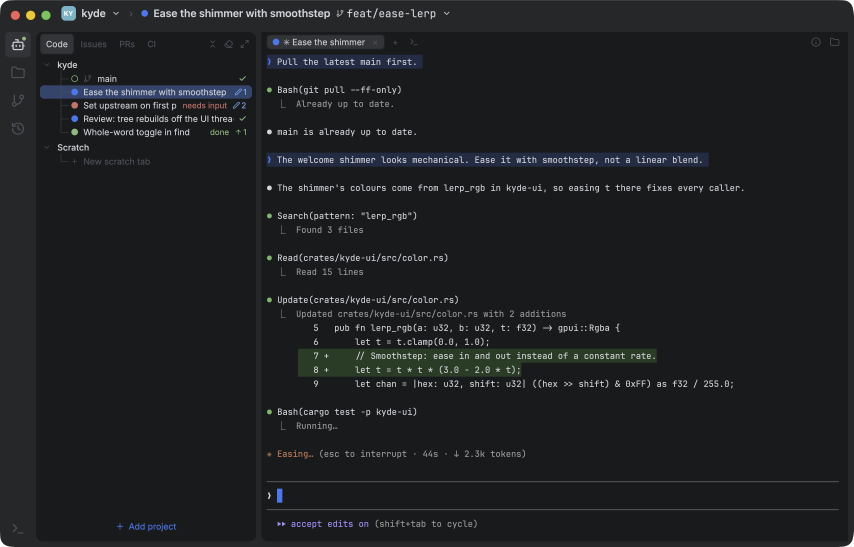
#> input picture assets/screenshots/agents.png, 2560 x 1640 px (shown at 1/3 size); its folder holds 5 pictures in this run
$ python hero.py
#> lines starting #> are read from the running program, lines starting #| are printed output that depends on the picture; after the words box and inside, x2 and y2 are one past the last pixel; in counts of white or black regions, pixels touching at a corner belong together
"""Build the README / site hero collage from three screenshots.

    python3 scripts/hero.py

Fans out the Agents view (front and centre) over the commit view's side-by-side diff (left)
and the 3-way merge (right), with soft shadows on a transparent background, into
assets/screenshots/hero.png. Run it after scripts/screenshots.sh retakes any of agents.png,
git-diff.png or merge.png. Needs Pillow (`pip3 install pillow`).
"""

import os

from PIL import Image, ImageFilter, ImageOps

SHOTS = os.path.join(os.path.dirname(os.path.abspath(__file__)), "..", "assets", "screenshots")
OUT_WIDTH = 2400  # README / site show it ~900-1000 CSS px wide: sharp on 2x screens.


def load(name):
#> called with name = 'agents'
    return Image.open(os.path.join(SHOTS, f"{name}.png")).convert("RGBA")
#> returned value is the input picture: PIL image 2560x1640 RGBA; mean R, G, B, A 31.2, 32.6, 34.9, 254.9
#> call 3 of load, with name = 'merge'
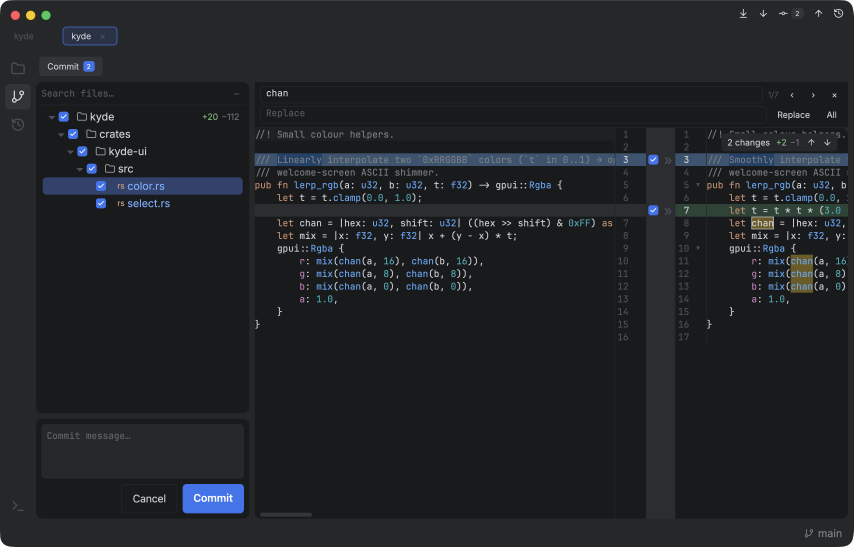
#> input picture assets/screenshots/find-diff.png, 2560 x 1640 px, given in place of merge.png, which was not available (shown at 1/3 size)
#> in load, returned value is the input picture: PIL image 2560x1640 RGBA; mean R, G, B, A 32.9, 34.9, 38.4, 254.9


def round_corners_like(im, ref, k=64):
    """Give `im` the rounded-corner alpha of window capture `ref`: merge.png is a region grab,
    so its corners hold desktop wallpaper."""
#> called with k = 64
    corner = ref.getchannel("A").crop((0, 0, k, k))
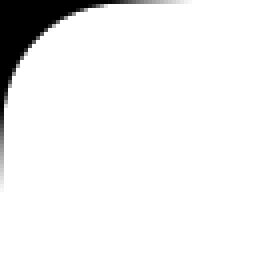
#> corner: PIL image 64x64 L (shown 4 times larger); min 0, max 255, mean 239.3
    alpha = Image.new("L", im.size, 255)
#> alpha: PIL image 2560x1640 L; every value is 255
    w, h = im.size
#> w = 2560; h = 1640
    alpha.paste(corner, (0, 0))
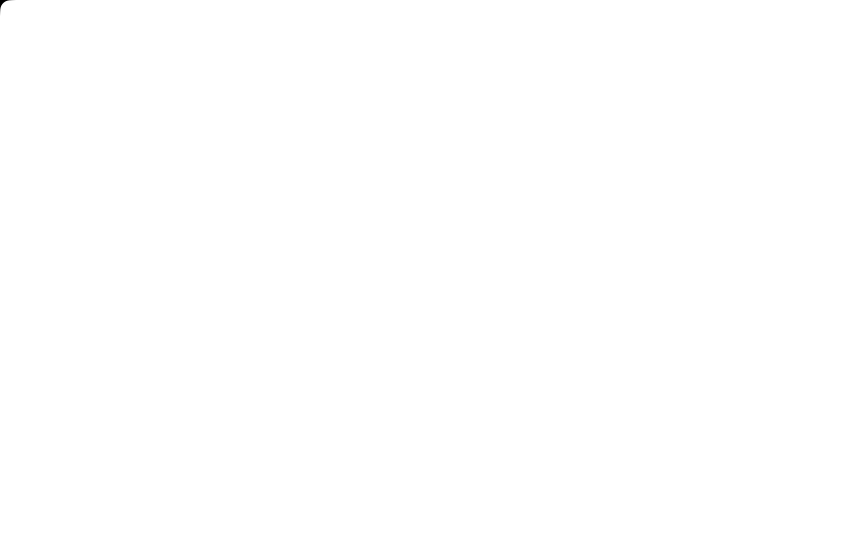
#> alpha: PIL image 2560x1640 L (shown at 1/3 size); min 0, max 255, mean 255
    alpha.paste(ImageOps.mirror(corner), (w - k, 0))
    alpha.paste(ImageOps.flip(corner), (0, h - k))
    alpha.paste(ImageOps.flip(ImageOps.mirror(corner)), (w - k, h - k))
#> in main, `canvas = Image.new("RGBA", (4200, 2000), (0, 0, 0, 0))`: canvas: PIL image 4200x2000 RGBA; every value is 0
    im.putalpha(alpha)
    return im


def scaled(im, width):
#> called with width = 1700
    return im.resize((width, round(im.height * width / im.width)), Image.LANCZOS)
#> returned value: PIL image 1700x1089 RGBA


def place(canvas, im, x, y, blur=40, drop=24, opacity=150):
    """Composite `im` at (x, y) over a soft drop shadow."""
#> called with x = 100, y = 300, blur = 40, drop = 24, opacity = 150
    pad = blur * 3
#> pad = 120
    mask = Image.new("L", (im.width + pad * 2, im.height + pad * 2), 0)
#> mask: PIL image 1940x1329 L; every value is 0
    mask.paste(im.getchannel("A").point(lambda v: opacity if v > 0 else 0), (pad, pad))
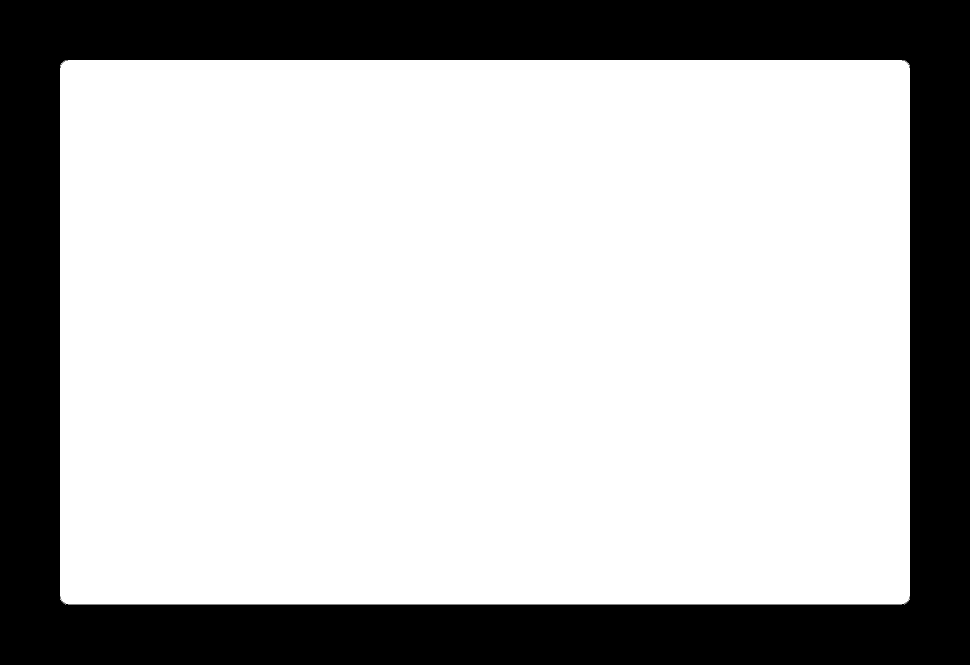
#> mask: PIL image 1940x1329 L (shown at 1/2 size); values 0 (black) and 150 (white), 71.8% white; 1 black region, box (x1, y1, x2, y2) and area: (0, 0, 1940, 1329) 727232
    shadow = Image.new("RGBA", mask.size, (0, 0, 0, 0))
#> shadow: PIL image 1940x1329 RGBA; every value is 0
    shadow.putalpha(mask.filter(ImageFilter.GaussianBlur(blur)))
    canvas.alpha_composite(shadow, (x - pad, y - pad + drop))
    canvas.alpha_composite(im, (x, y))


def main():
    agents = load("agents")
    diff = load("git-diff")
    merge = round_corners_like(load("merge"), agents)

    canvas = Image.new("RGBA", (4200, 2000), (0, 0, 0, 0))
    place(canvas, scaled(diff, 1700), 100, 300)
    place(canvas, scaled(merge, 1700), 2400, 300)
    place(canvas, scaled(agents, 2000), 1100, 150)
#> call 3 of place, with x = 1100, y = 150, blur = 40, drop = 24, opacity = 150
#> in place (call 3), `mask = Image.new("L", (im.width + pad * 2, im.height + pad * 2), 0)`: mask: PIL image 2240x1521 L; every value is 0
#> in place (call 3), `mask.paste(im.getchannel("A").point(lambda v: opacity if v > 0 else 0)..`: mask: PIL image 2240x1521 L; values 0 (black) and 150 (white), 75.2% white; 9 black regions (8 under 20 px), largest, box (x1, y1, x2, y2) and area: (0, 0, 2240, 1521) 845416
#> in place (call 3), `shadow = Image.new("RGBA", mask.size, (0, 0, 0, 0))`: shadow: PIL image 2240x1521 RGBA; every value is 0
#> in place (call 3), `shadow.putalpha(mask.filter(ImageFilter.GaussianBlur(blur)))`:
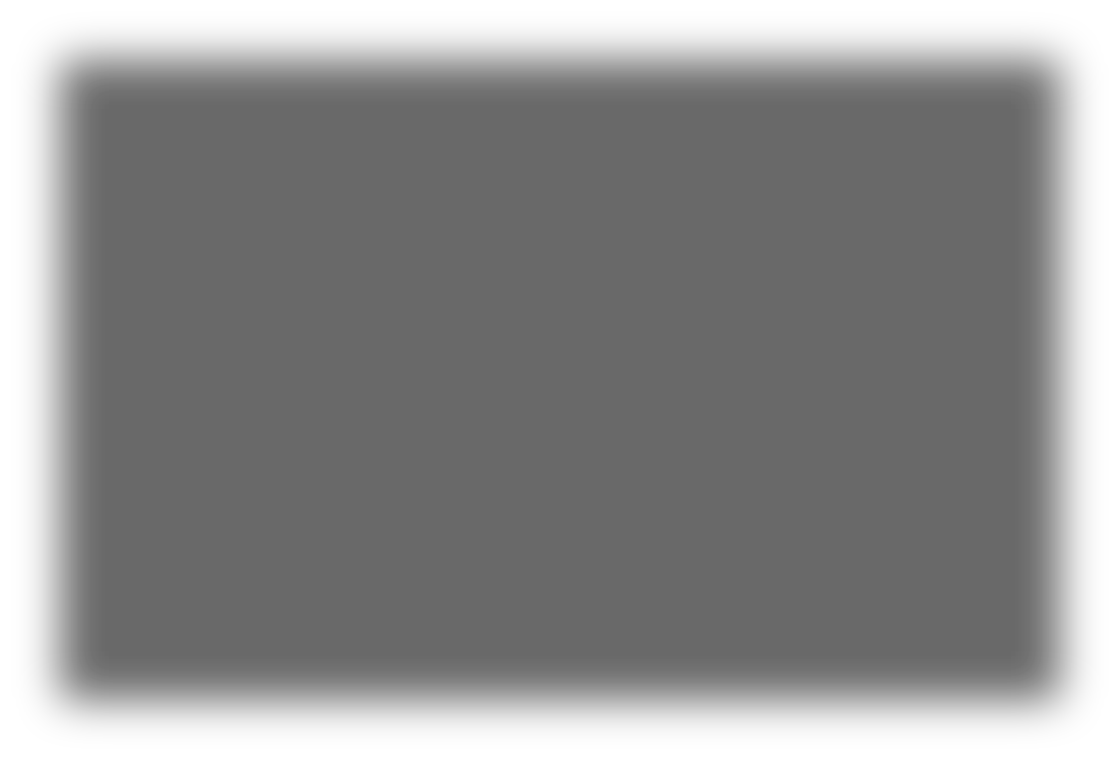
#> shadow: PIL image 2240x1521 RGBA (shown at 1/2 size); mean R, G, B, A 0, 0, 0, 112.8; transparent parts drawn white
#> in place (call 3), `canvas.alpha_composite(im, (x, y))`:
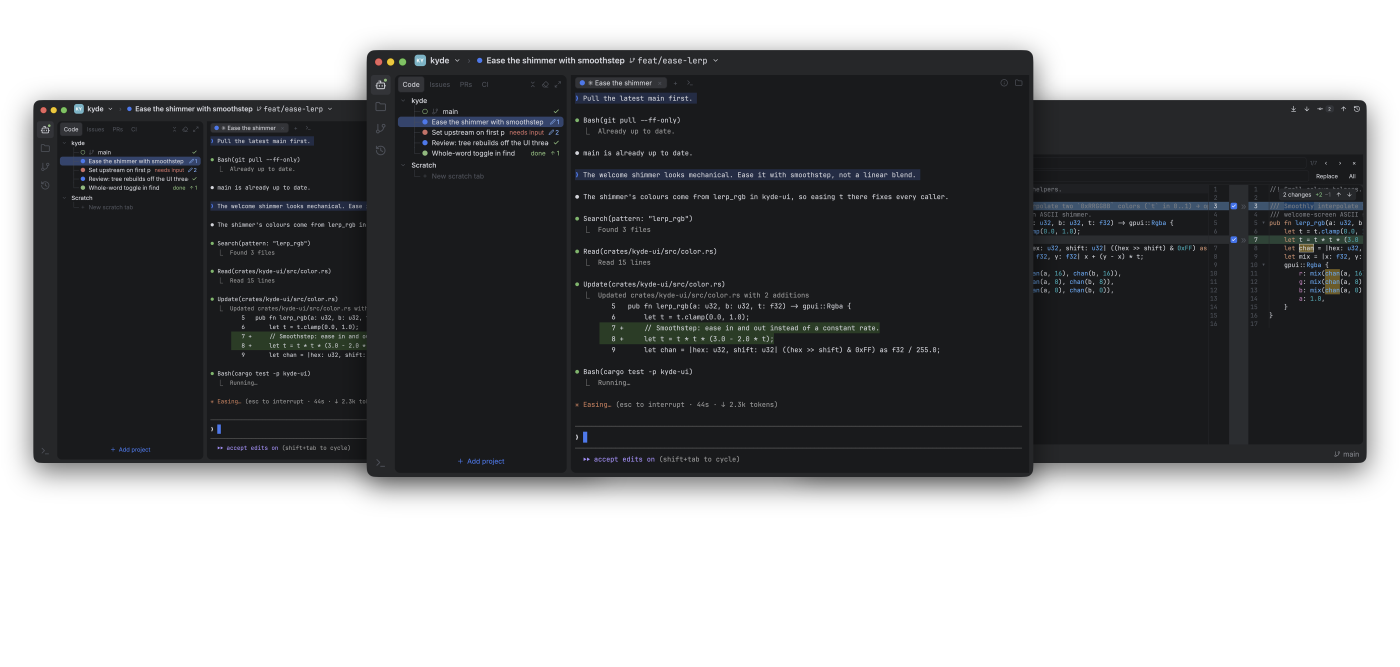
#> canvas: PIL image 4200x2000 RGBA (shown at 1/3 size); mean R, G, B, A 18, 18.9, 20.2, 147.4; transparent parts drawn white

    margin = 60
    left, top, right, bottom = canvas.getchannel("A").point(lambda v: 255 if v > 8 else 0).getbbox()
#> left = 36; top = 110; right = 4164; bottom = 1519
    canvas = canvas.crop((left - margin, top - margin, right + margin, bottom + margin))
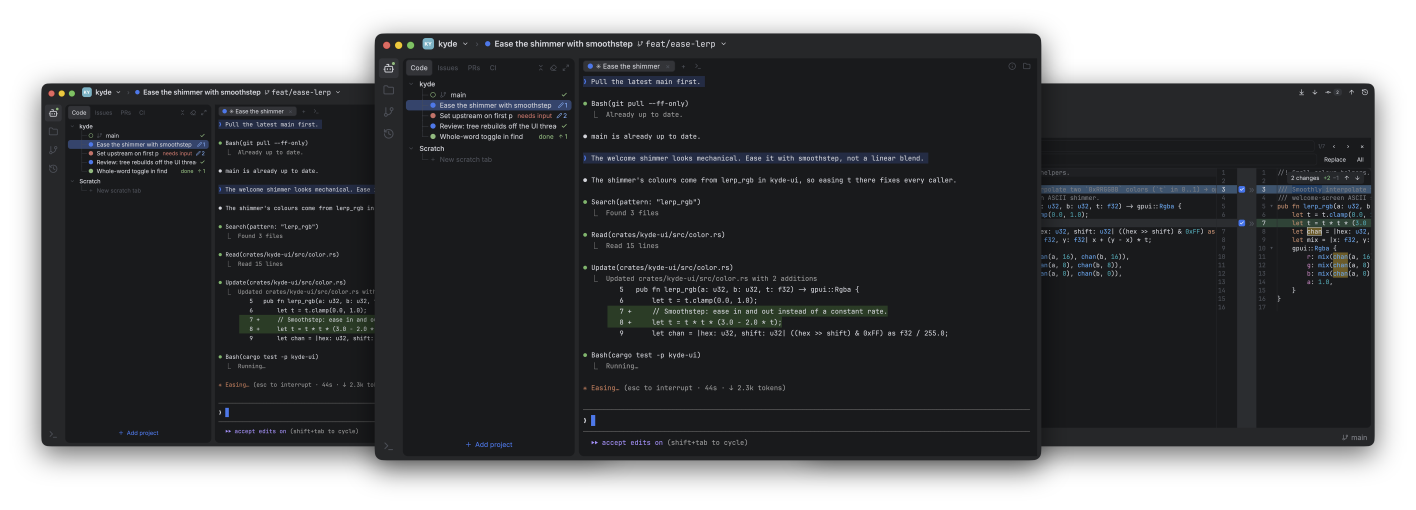
#> canvas: PIL image 4248x1529 RGBA (shown at 1/3 size); mean R, G, B, A 23.2, 24.4, 26.1, 190.6; transparent parts drawn white
    canvas = scaled(canvas, OUT_WIDTH)
    out = os.path.join(SHOTS, "hero.png")
    canvas.save(out, optimize=True)
    print(f"wrote {os.path.normpath(out)} {canvas.size[0]}x{canvas.size[1]}")


if __name__ == "__main__":
#> (the run stopped early here; a loop or call above may not have finished)
